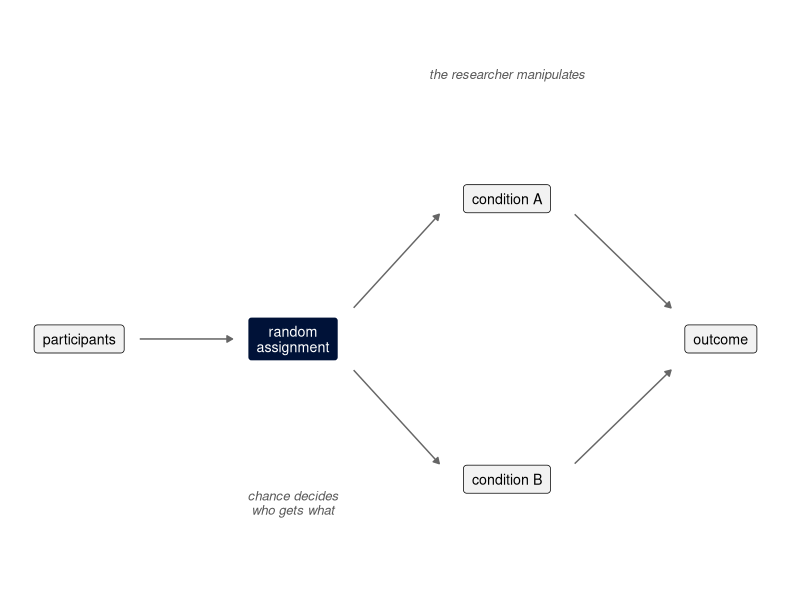
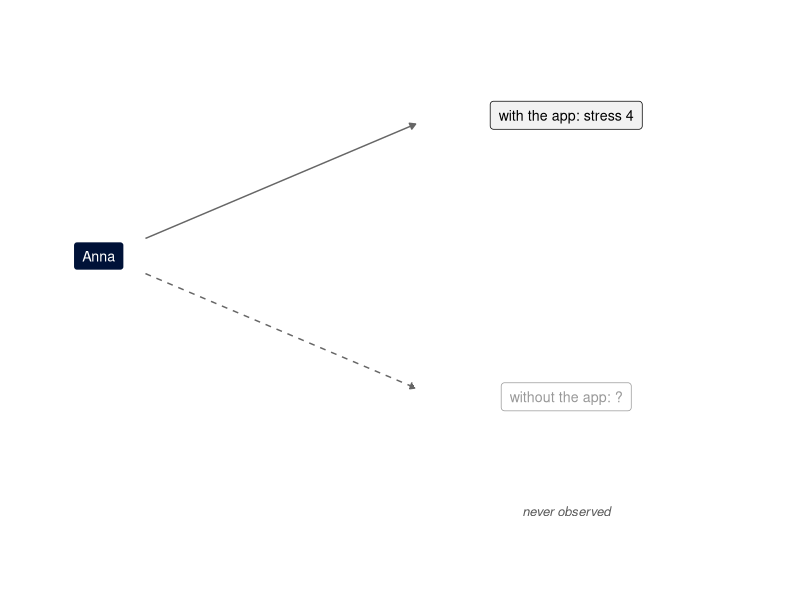
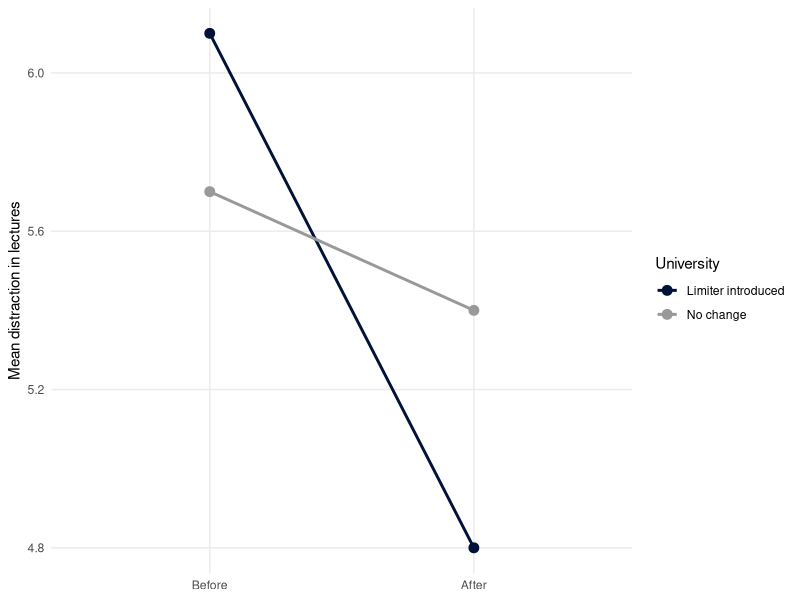
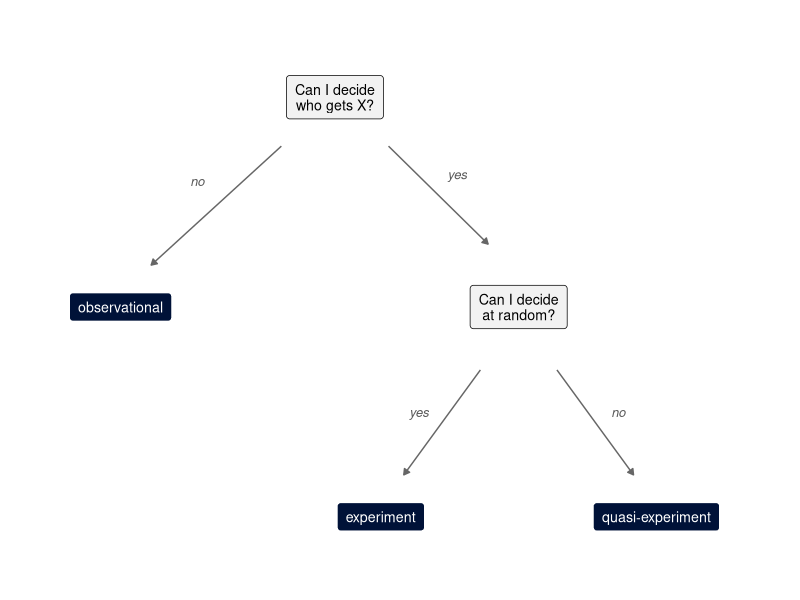
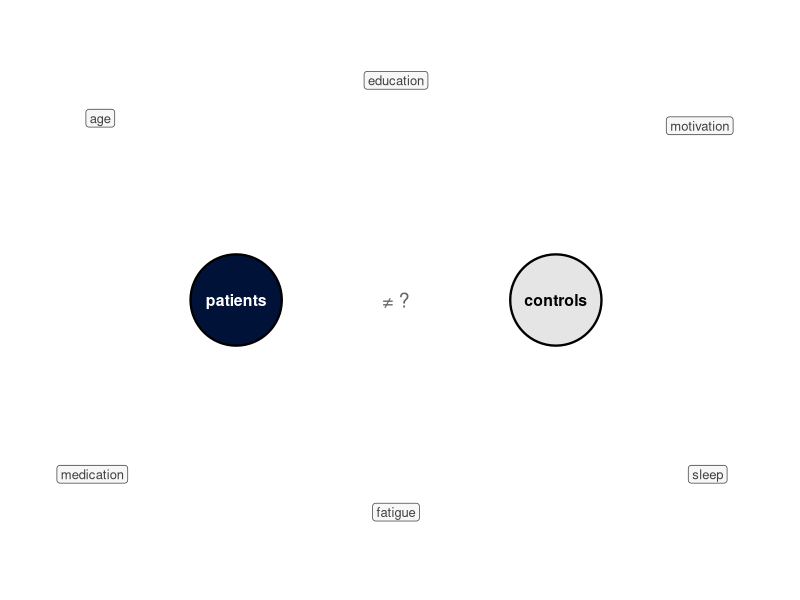
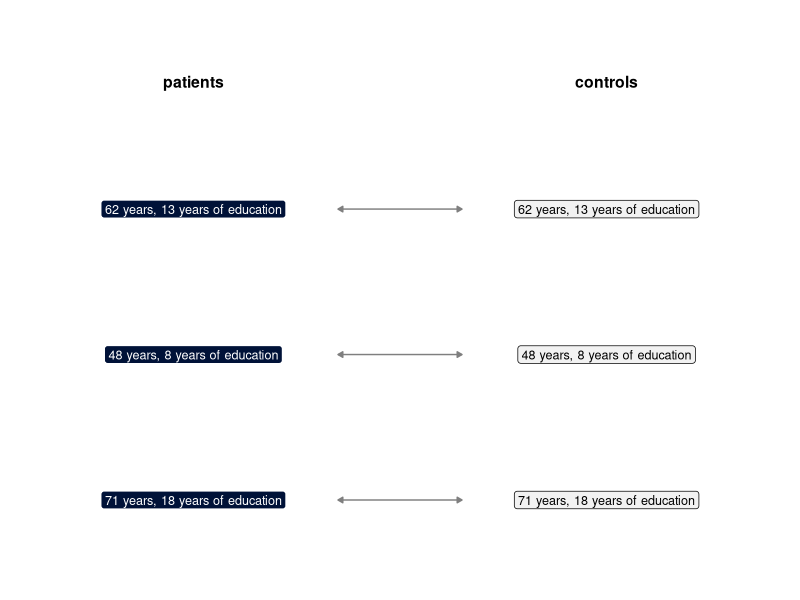
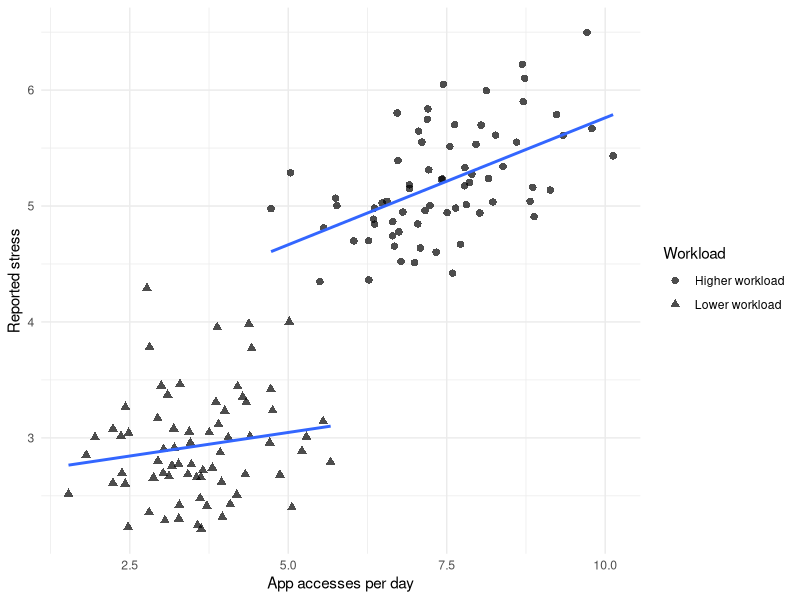
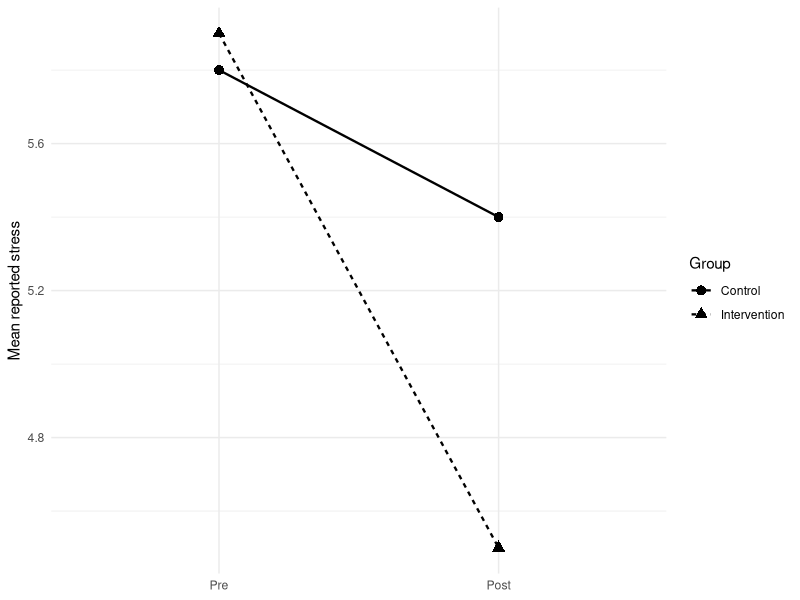

R code for these plots, in order:
## ---- chunk 1
#| cache: false
#| include: false
library(tidyverse)
navy <- "#001238"
## ---- chunk 2
#| include: false
# Draws the box-and-arrow diagrams of this chapter (a copy of the helper of
# behav/randomised-trials.qmd, with a "faded" box and an optional `lty` column
# for dashed arrows). `nodes`: x, y, label, key ("yes" = highlighted box,
# "no" = plain, "faded" = greyed out); `edges`: x, y, xend, yend, optional lty;
# `notes`: x, y, label.
draw_flow <- function(nodes, edges, notes = NULL, xlim, ylim) {
  if (!"lty" %in% names(edges)) edges$lty <- "solid"
  p <- ggplot() +
    geom_segment(data = edges, aes(x, y, xend = xend, yend = yend, linetype = lty),
                 arrow = arrow(length = unit(0.16, "cm"), type = "closed"),
                 colour = "grey40", linewidth = 0.5) +
    geom_label(data = nodes, aes(x, y, label = label, fill = key, colour = key),
               size = 3.6, lineheight = 0.9, label.padding = unit(0.5, "lines"),
               label.r = unit(0.2, "lines")) +
    scale_linetype_identity() +
    scale_fill_manual(values = c(yes = navy, no = "grey95", faded = "white"),
                      guide = "none") +
    scale_colour_manual(values = c(yes = "white", no = "black", faded = "grey60"),
                        guide = "none")
  if (!is.null(notes)) {
    p <- p + geom_text(data = notes, aes(x, y, label = label), size = 3.3,
                       fontface = "italic", colour = "grey35", lineheight = 0.9)
  }
  p + coord_cartesian(xlim = xlim, ylim = ylim) + theme_void()
}
## ---- chunk 3
notifications_data <- tibble(
  participant = 1:6,
  notifications = c(4, 25, 12, 30, 8, 18),
  rt_ms = c(452, 538, 489, 561, 470, 512)
)
notifications_data
## ---- chunk 4
#| label: fig-experiment
#| echo: false
#| fig-cap: "The structure of an experiment. Participants are assigned at random to one of two conditions that the researcher manipulates, and the outcome is compared between the conditions."
#| fig-width: 7
#| fig-height: 2.6
#| out-width: 95%
nodes <- tribble(
  ~x, ~y, ~label, ~key,
  0, 0, "participants", "no",
  3, 0, "random\nassignment", "yes",
  6, 0.9, "condition A", "no",
  6, -0.9, "condition B", "no",
  9, 0, "outcome", "no"
)
edges <- tribble(
  ~x, ~y, ~xend, ~yend,
  0.85, 0, 2.15, 0,
  3.85, 0.2, 5.05, 0.8,
  3.85, -0.2, 5.05, -0.8,
  6.95, 0.8, 8.3, 0.2,
  6.95, -0.8, 8.3, -0.2
)
notes <- tribble(
  ~x, ~y, ~label,
  6, 1.7, "the researcher manipulates",
  3, -1.05, "chance decides\nwho gets what"
)
draw_flow(nodes, edges, notes, xlim = c(-0.6, 9.6), ylim = c(-1.5, 2))
## ---- chunk 5
#| label: fig-counterfactual
#| echo: false
#| fig-cap: "The missing comparison. For Anna we observe her stress with the app; her stress over the same month without the app is never observed, so the effect of the app on her cannot be computed directly."
#| fig-width: 6
#| fig-height: 2.4
#| out-width: 80%
nodes <- tribble(
  ~x, ~y, ~label, ~key,
  0, 0, "Anna", "yes",
  4.5, 0.8, "with the app: stress 4", "no",
  4.5, -0.8, "without the app: ?", "faded"
)
edges <- tribble(
  ~x, ~y, ~xend, ~yend, ~lty,
  0.45, 0.1, 3.05, 0.75, "solid",
  0.45, -0.1, 3.05, -0.75, "dashed"
)
notes <- tribble(~x, ~y, ~label, 4.5, -1.45, "never observed")
draw_flow(nodes, edges, notes, xlim = c(-0.6, 6.4), ylim = c(-1.8, 1.3))
## ---- chunk 6
#| label: fig-quasi
#| echo: false
#| fig-cap: "Illustrative quasi-experiment. Mean distraction in lectures before and after one university introduced a notification limiter, compared with a university that changed nothing. Both decrease; the question is whether the first decreased more."
#| fig-width: 5.5
#| fig-height: 3.4
#| out-width: 65%
quasi <- tribble(
  ~time, ~university, ~distraction,
  "Before", "Limiter introduced", 6.1,
  "After", "Limiter introduced", 4.8,
  "Before", "No change", 5.7,
  "After", "No change", 5.4
) |>
  mutate(time = factor(time, levels = c("Before", "After")))

ggplot(quasi, aes(time, distraction, group = university, colour = university)) +
  geom_line(linewidth = 1) +
  geom_point(size = 3) +
  scale_colour_manual(values = c(`Limiter introduced` = navy, `No change` = "grey60")) +
  labs(x = NULL, y = "Mean distraction in lectures", colour = "University") +
  theme_minimal() +
  theme(panel.grid.minor = element_blank())
## ---- chunk 7
#| label: fig-design-tree
#| echo: false
#| fig-cap: "Two questions that place a study among the three kinds of research. Can the researcher decide who receives X? Can they decide at random?"
#| fig-width: 6.5
#| fig-height: 3.2
#| out-width: 85%
nodes <- tribble(
  ~x, ~y, ~label, ~key,
  0, 1.4, "Can I decide\nwho gets X?", "no",
  -2.8, -0.1, "observational", "yes",
  2.4, -0.1, "Can I decide\nat random?", "no",
  0.6, -1.6, "experiment", "yes",
  4.2, -1.6, "quasi-experiment", "yes"
)
edges <- tribble(
  ~x, ~y, ~xend, ~yend,
  -0.7, 1.05, -2.4, 0.2,
  0.7, 1.05, 2.0, 0.35,
  1.9, -0.55, 0.9, -1.3,
  2.9, -0.55, 3.9, -1.3
)
notes <- tribble(
  ~x, ~y, ~label,
  -1.8, 0.8, "no",
  1.6, 0.85, "yes",
  1.1, -0.85, "yes",
  3.7, -0.85, "no"
)
draw_flow(nodes, edges, notes, xlim = c(-3.9, 5.6), ylim = c(-2, 1.9))
## ---- chunk 8
#| label: fig-groups-differ
#| echo: false
#| fig-cap: "Pre-existing groups differ in many ways. If patients and controls differ on a cognitive task, any of the characteristics around them could explain the difference, alone or together with the condition itself."
#| fig-width: 6.5
#| fig-height: 2.8
#| out-width: 85%
groups <- tibble(x = c(2, 6), y = 0, label = c("patients", "controls"))
factors <- tribble(
  ~x, ~y, ~label,
  0.3, 1.2, "age",
  4, 1.45, "education",
  7.8, 1.15, "motivation",
  0.2, -1.15, "medication",
  4, -1.4, "fatigue",
  7.9, -1.15, "sleep"
)
ggplot() +
  geom_point(data = groups, aes(x, y, fill = label), shape = 21, size = 30,
             stroke = 1.2, show.legend = FALSE) +
  geom_text(data = groups, aes(x, y, label = label, colour = label),
            fontface = "bold", size = 4, show.legend = FALSE) +
  scale_fill_manual(values = c(patients = navy, controls = "grey90")) +
  scale_colour_manual(values = c(patients = "white", controls = "black")) +
  annotate("text", x = 4, y = 0, label = "≠ ?", size = 5, colour = "grey40") +
  geom_label(data = factors, aes(x, y, label = label), size = 3.3,
             colour = "grey25", fill = "grey97", label.r = unit(0.2, "lines")) +
  coord_cartesian(xlim = c(-0.5, 8.6), ylim = c(-1.8, 1.8)) +
  theme_void()
## ---- chunk 9
#| label: fig-matching
#| echo: false
#| fig-cap: "Matching. Each patient is paired with a control of the same age and years of education. The pairs are alike on what we matched on, not on what we did not."
#| fig-width: 6.5
#| fig-height: 2.4
#| out-width: 85%
pairs <- tibble(
  y = c(0.8, 0, -0.8),
  label = c("62 years, 13 years of education",
            "48 years, 8 years of education",
            "71 years, 18 years of education")
)
ggplot(pairs) +
  geom_segment(aes(x = 1.75, xend = 3.25, y = y, yend = y),
               colour = "grey50", linewidth = 0.5,
               arrow = arrow(length = unit(0.14, "cm"), type = "closed", ends = "both")) +
  geom_label(aes(0, y, label = label), fill = navy, colour = "white",
             size = 3.2, label.r = unit(0.2, "lines")) +
  geom_label(aes(5, y, label = label), fill = "grey95", colour = "black",
             size = 3.2, label.r = unit(0.2, "lines")) +
  annotate("text", x = c(0, 5), y = 1.5, label = c("patients", "controls"),
           fontface = "bold", size = 4) +
  coord_cartesian(xlim = c(-1.9, 6.9), ylim = c(-1.2, 1.8)) +
  theme_void()
## ---- chunk 10
#| echo: false
#| message: false
#| warning: false
#| fig-cap: "Illustrative simulated data. An overall association between app use and stress can partly reflect a third variable, such as workload."
#| fig-width: 7
#| fig-height: 4.5

library(tidyverse)

set.seed(123)

confounding_data <- tibble(
  workload = rep(c("Lower workload", "Higher workload"), each = 70),
  app_accesses = c(
    rnorm(70, 3.5, 1),
    rnorm(70, 7.5, 1.2)
  ),
  stress = c(
    2.5 + 0.12 * app_accesses[1:70] + rnorm(70, 0, 0.45),
    4.3 + 0.12 * app_accesses[71:140] + rnorm(70, 0, 0.45)
  )
)

ggplot(confounding_data,
       aes(x = app_accesses, y = stress, shape = workload)) +
  geom_point(alpha = 0.7, size = 2.2) +
  geom_smooth(method = "lm", se = FALSE) +
  labs(
    x = "App accesses per day",
    y = "Reported stress",
    shape = "Workload"
  ) +
  theme_minimal()
## ---- chunk 11
#| echo: false
#| message: false
#| warning: false
#| fig-cap: "Illustrative pre-post design. Both groups change over time, but the intervention group shows a larger reduction in reported stress."
#| fig-width: 7
#| fig-height: 4.5

library(tidyverse)

prepost_data <- tribble(
  ~time, ~group, ~stress,
  "Pre",  "Control",      5.8,
  "Post", "Control",      5.4,
  "Pre",  "Intervention", 5.9,
  "Post", "Intervention", 4.5
) |>
  mutate(time = factor(time, levels = c("Pre", "Post")))

ggplot(prepost_data,
       aes(x = time, y = stress, group = group,
           linetype = group, shape = group)) +
  geom_line(linewidth = 0.8) +
  geom_point(size = 3) +
  labs(
    x = NULL,
    y = "Mean reported stress",
    linetype = "Group",
    shape = "Group"
  ) +
  theme_minimal()
## ---- chunk 12
set.seed(9)
n <- 40
motivation <- runif(n)
# people choose: the probability of using the app grows with motivation
chose <- rbinom(n, 1, plogis(-3 + 6 * motivation))
# random assignment: 20 of each, in random order
random <- sample(rep(0:1, each = n / 2))

rand_d <- bind_rows(
  tibble(scheme = "people chose the app", app = chose, motivation),
  tibble(scheme = "assigned at random", app = random, motivation)) |>
  mutate(app = factor(app, levels = 0:1, labels = c("no app", "app")),
         scheme = fct_inorder(scheme))

rand_d |>
  group_by(scheme, app) |>
  summarise(n = n(), mean_motivation = mean(motivation))
## ---- chunk 13
#| label: fig-why-randomise
#| echo: false
#| fig-cap: "The same 40 simulated people, split into an app group and a no-app group in two ways. Each point is a person, and darker points are more motivated; the horizontal bars are the group means. When people choose, the motivated ones end up in the app group. When the groups are assigned at random, the difference that remains is due to chance alone, and motivation is balanced on average, even though it was never measured."
#| fig-width: 7
#| fig-height: 3.2
ggplot(rand_d, aes(app, motivation, colour = motivation)) +
  geom_jitter(width = 0.15, height = 0, size = 2.4) +
  stat_summary(fun = mean, geom = "crossbar", width = 0.5,
               colour = "grey30", linewidth = 0.4) +
  facet_wrap(~scheme) +
  scale_colour_gradient(low = "grey85", high = navy, guide = "none") +
  labs(x = NULL, y = "motivation (not measured)") +
  theme_minimal() +
  theme(panel.grid.minor = element_blank(),
        strip.text = element_text(face = "bold", size = 11),
        axis.text.y = element_blank())
## ---- chunk 14
#| label: fig-between-within
#| echo: false
#| fig-cap: "Two ways to compare conditions A and B. Left: in a between-subjects design, different people (1-4 and 5-8) take part in each condition. Right: in a within-subjects design, the same people (1-4) take part in both conditions; each line joins the two measurements of one person."
#| fig-width: 6.5
#| fig-height: 3.2
#| out-width: 85%
bw <- bind_rows(
  tibble(x = 0.8, y = 4:1, id = 1:4),
  tibble(x = 3.2, y = 4:1, id = 5:8),
  tibble(x = 6.4, y = 4:1, id = 1:4),
  tibble(x = 8.8, y = 4:1, id = 1:4)
)
ggplot(bw, aes(x, y)) +
  geom_segment(data = tibble(y = 4:1), aes(x = 6.4, xend = 8.8, y = y, yend = y),
               colour = "grey55", linewidth = 0.6) +
  geom_point(aes(fill = id > 4), shape = 21, size = 8, stroke = 0.8,
             show.legend = FALSE) +
  geom_text(aes(label = id), size = 3.4) +
  scale_fill_manual(values = c(`FALSE` = "grey92", `TRUE` = "#B3B8C3")) +
  annotate("text", x = c(0.8, 3.2, 6.4, 8.8), y = 4.8,
           label = c("A", "B", "A", "B"), fontface = "bold", size = 4) +
  annotate("text", x = c(2, 7.6), y = 5.5,
           label = c("Between-subjects", "Within-subjects"),
           fontface = "bold", size = 4.4, colour = c("black", navy)) +
  annotate("text", x = c(2, 7.6), y = 0.25,
           label = c("different people in A and B", "the same people in A and B"),
           size = 3.4, colour = "grey35", fontface = "italic") +
  coord_cartesian(xlim = c(-0.2, 9.8), ylim = c(0, 5.8)) +
  theme_void()
## ---- chunk 15
#| echo: false
#| message: false
#| warning: false
#| fig-cap: "Simulated paired reaction times. Large stable differences between participants are visible, while the within-person change between conditions is more consistent."
#| fig-width: 7
#| fig-height: 4.5

library(tidyverse)

set.seed(321)

paired_data <- tibble(
  participant = factor(1:24),
  baseline = rnorm(24, 520, 65),
  no_notifications = baseline + rnorm(24, 0, 12),
  frequent_notifications = baseline + 35 + rnorm(24, 0, 12)
) |>
  select(-baseline) |>
  pivot_longer(
    cols = c(no_notifications, frequent_notifications),
    names_to = "condition",
    values_to = "reaction_time"
  ) |>
  mutate(
    condition = factor(
      condition,
      levels = c("no_notifications", "frequent_notifications"),
      labels = c("No notifications", "Frequent notifications")
    )
  )

ggplot(paired_data,
       aes(x = condition, y = reaction_time, group = participant)) +
  geom_line(alpha = 0.35) +
  geom_point(size = 2) +
  labs(
    x = NULL,
    y = "Reaction time (ms)"
  ) +
  theme_minimal()
## ---- chunk 16
#| echo: false
n_between <- 2 * ceiling(power.t.test(delta = 0.5, sd = 1, power = 0.8)$n)
n_within <- tibble(r = c(0, 0.3, 0.5, 0.7, 0.8)) |>
  mutate(n = map_dbl(r, \(r) ceiling(power.t.test(delta = 0.5 / sqrt(2 * (1 - r)),
                                                  sd = 1, power = 0.8,
                                                  type = "paired")$n)),
         design = paste0("within, r = ", r))
## ---- chunk 17
#| label: fig-within-n
#| echo: false
#| fig-cap: "Participants needed to detect an effect of d = 0.5 with 80% power (alpha = 0.05, two-sided), in a between-subjects design and in within-subjects designs with increasing correlation r between a person's two measurements."
#| fig-width: 6.5
#| fig-height: 3
#| out-width: 85%
need <- bind_rows(tibble(design = "between", n = n_between), n_within) |>
  mutate(design = fct_rev(fct_inorder(design)))
ggplot(need, aes(n, design)) +
  geom_col(aes(fill = design == "between"), width = 0.6, show.legend = FALSE) +
  scale_fill_manual(values = c(`TRUE` = "grey60", `FALSE` = navy)) +
  geom_text(aes(label = n), hjust = -0.2, size = 3.6) +
  scale_x_continuous(expand = expansion(mult = c(0, 0.1))) +
  labs(x = "Participants needed (d = 0.5, power 80%)", y = NULL) +
  theme_minimal() +
  theme(panel.grid.minor = element_blank(), panel.grid.major.y = element_blank())
## ---- chunk 18
#| echo: false
set.seed(5)
order_d <- expand_grid(id = 1:40, session = 1:2) |>
  mutate(order = if_else(id <= 20, "A then B", "B then A"),
         condition = case_when(order == "A then B" ~ c("A", "B")[session],
                               TRUE ~ c("B", "A")[session]),
         score = 70 + 6 * (session == 2) + rnorm(n(), 0, 4))
order_means <- order_d |>
  group_by(order, session, condition) |>
  summarise(score = mean(score), .groups = "drop")
m <- function(d) round(mean(d$score), 1)
session_gain <- m(filter(order_d, session == 2)) - m(filter(order_d, session == 1))
ab_one_order <- m(filter(order_d, order == "A then B", condition == "B")) -
  m(filter(order_d, order == "A then B", condition == "A"))
ab_both <- m(filter(order_d, condition == "B")) - m(filter(order_d, condition == "A"))
## ---- chunk 19
#| label: fig-order-effects
#| echo: false
#| fig-cap: "Order effects and counterbalancing (simulated data). Conditions A and B are equally good, but every participant scores higher in the second session. Half the participants do A then B, the other half B then A, so each condition benefits from the second session equally often."
#| fig-width: 5.5
#| fig-height: 3.4
#| out-width: 70%
ggplot(order_means, aes(session + if_else(order == "A then B", -0.03, 0.03), score,
                        colour = order, group = order)) +
  geom_line(linewidth = 1) +
  geom_point(size = 7, colour = "white") +
  geom_text(aes(label = condition), size = 4.2, fontface = "bold", show.legend = FALSE) +
  scale_x_continuous(breaks = 1:2, labels = c("Session 1", "Session 2"),
                     expand = expansion(add = 0.3)) +
  scale_colour_manual(values = c(`A then B` = navy, `B then A` = "grey55")) +
  labs(x = NULL, y = "Mean score", colour = "Order") +
  theme_minimal() +
  theme(panel.grid.minor = element_blank())
## ---- chunk 20
#| echo: false
#| message: false
#| warning: false
#| fig-cap: "Illustrative interaction. The effect of notifications is small at low task difficulty but much larger at high task difficulty."
#| fig-width: 7
#| fig-height: 4.5

library(tidyverse)

interaction_data <- tribble(
  ~difficulty, ~notifications, ~reaction_time,
  "Low", "No notifications", 470,
  "Low", "Frequent notifications", 480,
  "High", "No notifications", 555,
  "High", "Frequent notifications", 625
)

interaction_data |>
  mutate(difficulty = factor(difficulty, levels = c("Low", "High"))) |>
  ggplot(aes(
    x = difficulty,
    y = reaction_time,
    group = notifications,
    linetype = notifications,
    shape = notifications
  )) +
  geom_line(linewidth = 0.8) +
  geom_point(size = 3) +
  labs(
    x = "Task difficulty",
    y = "Mean reaction time (ms)",
    linetype = "Notification condition",
    shape = "Notification condition"
  ) +
  theme_minimal()
## ---- chunk 21
#| label: fig-mixed
#| echo: false
#| fig-cap: "A 2 × 2 mixed design. Feedback (on or off) is a within-subjects factor: every participant does the task in both conditions, and the researcher decides which. User group is a between-subjects factor: each participant belongs to one group, and nobody assigned it."
#| fig-width: 6.5
#| fig-height: 2.4
#| out-width: 85%
cells <- expand_grid(group = c("users", "non-users"), feedback = c("on", "off")) |>
  mutate(x = if_else(feedback == "on", 0, 2.6),
         y = if_else(group == "users", 0, -1),
         label = paste0(group, ", feedback ", feedback))
ggplot(cells, aes(x, y)) +
  geom_tile(width = 2.6, height = 1, fill = "grey95", colour = "black", linewidth = 0.6) +
  geom_text(aes(label = label), size = 3.5) +
  annotate("text", x = 1.3, y = 0.95, label = "feedback: within-subjects",
           fontface = "bold", colour = navy, size = 3.8) +
  annotate("text", x = 1.3, y = 0.7, label = "manipulated",
           colour = navy, size = 3.3, fontface = "italic") +
  annotate("text", x = -1.45, y = -0.38, label = "user group: between-subjects",
           fontface = "bold", hjust = 1, size = 3.8) +
  annotate("text", x = -1.45, y = -0.66, label = "not manipulated",
           hjust = 1, colour = "grey40", size = 3.3, fontface = "italic") +
  coord_cartesian(xlim = c(-5.2, 4.1), ylim = c(-1.6, 1.15)) +
  theme_void()
